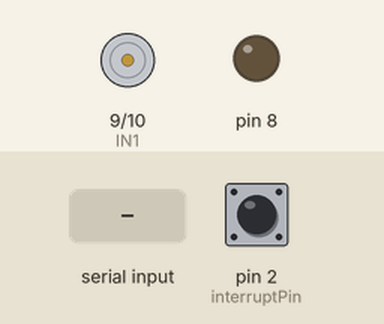
This sketch was run on a simulated Arduino Uno, built with avr-gcc and run on an emulated ATmega328P. On the bench: motor-driver pin pairs drawn as motors (green arrow = first pin HIGH = forward, orange = second pin HIGH = backward, longer = more drive), output pins drawn as LEDs (lit = HIGH). The test bench sets the inputs (shaded band); at power-on: pin 2 (interruptPin) HIGH. What the sketch prints to the serial monitor is not drawn.

Above: at 1.2 s.
1.3 s: "f" received over the second serial link
At 4.12 s:
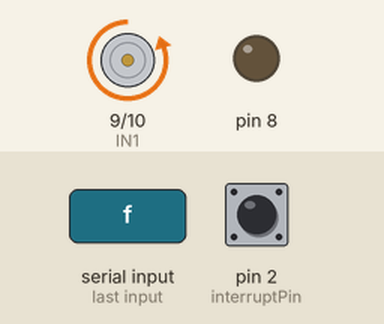
4.3 s: "s" received over the second serial link
At 5.6 s:
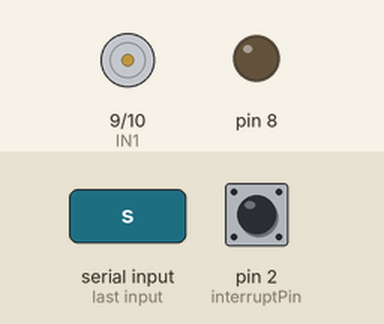
5.9 s: "b" received over the second serial link
At 9.2 s:
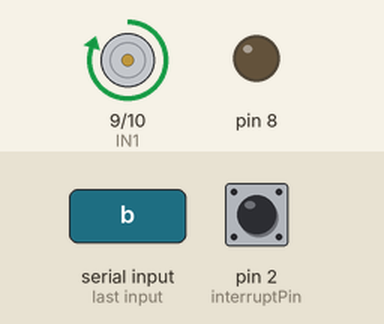
10.5 s: "f" received over the second serial link
At 11.25 s:
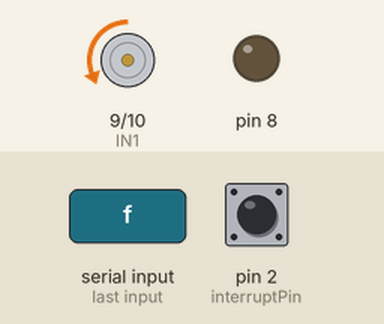
Timing chart, 0 to 14.5 s (numbered marks = the images above; inputs shaded):
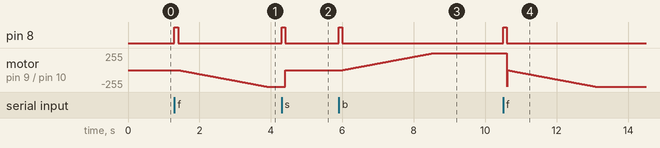

The sketch:

mmmooottt.ino
```cpp
#include <SoftwareSerial.h>

SoftwareSerial bluetoothSerial(12,13);
const int IN1 = 9;
const int IN2 = 10;
int x;
int y;
const byte interruptPin = 2;
volatile int pre_count, count;
unsigned long skip_milli_time = 100;
unsigned long cur_time = 0;
unsigned long pre_time = 0;

void setup() {
bluetoothSerial.begin(9600);
pinMode(IN1, OUTPUT);
pinMode(IN2, OUTPUT);
digitalWrite(IN1, LOW);
digitalWrite(IN2, LOW);
count = 0;
pre_count = 0;
attachInterrupt(digitalPinToInterrupt(interruptPin), CountServoRotation, FALLING);
Serial.begin(9600);
Serial.println("start");
pinMode(8,OUTPUT);
y = 0;
}

void loop() {


char cmd = bluetoothSerial.read();
switch (cmd) {

case 'f':

  y == 1;
  digitalWrite(8, HIGH);
  delay(100);
  digitalWrite(8, LOW);
  digitalWrite(IN1, LOW);
  for(x=0;x<255;x++) {
  analogWrite(IN2,x);
  delay(10);
  }
  break;

case 's':

  y == 2;
  digitalWrite(8, HIGH);
  delay(100);
  digitalWrite(8, LOW);
  digitalWrite(IN1, LOW);
  digitalWrite(IN2, LOW);
  break;

case 'b':

  y == 3;
  digitalWrite(8, HIGH);
  delay(100);
  digitalWrite(8, LOW);
  digitalWrite(IN2, LOW);
  for(x=0;x<255;x++) {
  analogWrite(IN1,x);
  delay(10);
  }
  break;

}
}

void CountServoRotation() {
  cur_time = millis();
  if ( (cur_time - pre_time) > skip_milli_time ) {
    count++;
  }
  pre_time = millis();
  if (pre_count != count) {
      Serial.print("Rotation #:\t");
      Serial.println(count);
      pre_count = count;
  }
  if (count % 10 == 0){
  Serial.println("Buzz");
  Buzz();}
}

void Buzz() {
  digitalWrite(8, HIGH);
  delay(2000);
  digitalWrite(8, LOW);
}
```

Measured:
- after the input at 1.3 s, pin 8: LOW → HIGH at once, → LOW 0.10 s later; motor on pin 9 (IN1) / pin 10 (IN2): moves from stopped to backward 254/255 over 2.5 s, starting after 0.11 s
- after the input at 4.3 s, pin 8: LOW → HIGH at once, → LOW 0.10 s later; motor on pin 9 (IN1) / pin 10 (IN2): backward 254/255 → stopped after 0.10 s
- after the input at 5.9 s, pin 8: LOW → HIGH at once, → LOW 0.10 s later; motor on pin 9 (IN1) / pin 10 (IN2): moves from stopped to forward 254/255 over 2.5 s, starting after 0.11 s
- after the input at 10.5 s, pin 8: LOW → HIGH at once, → LOW 0.10 s later
